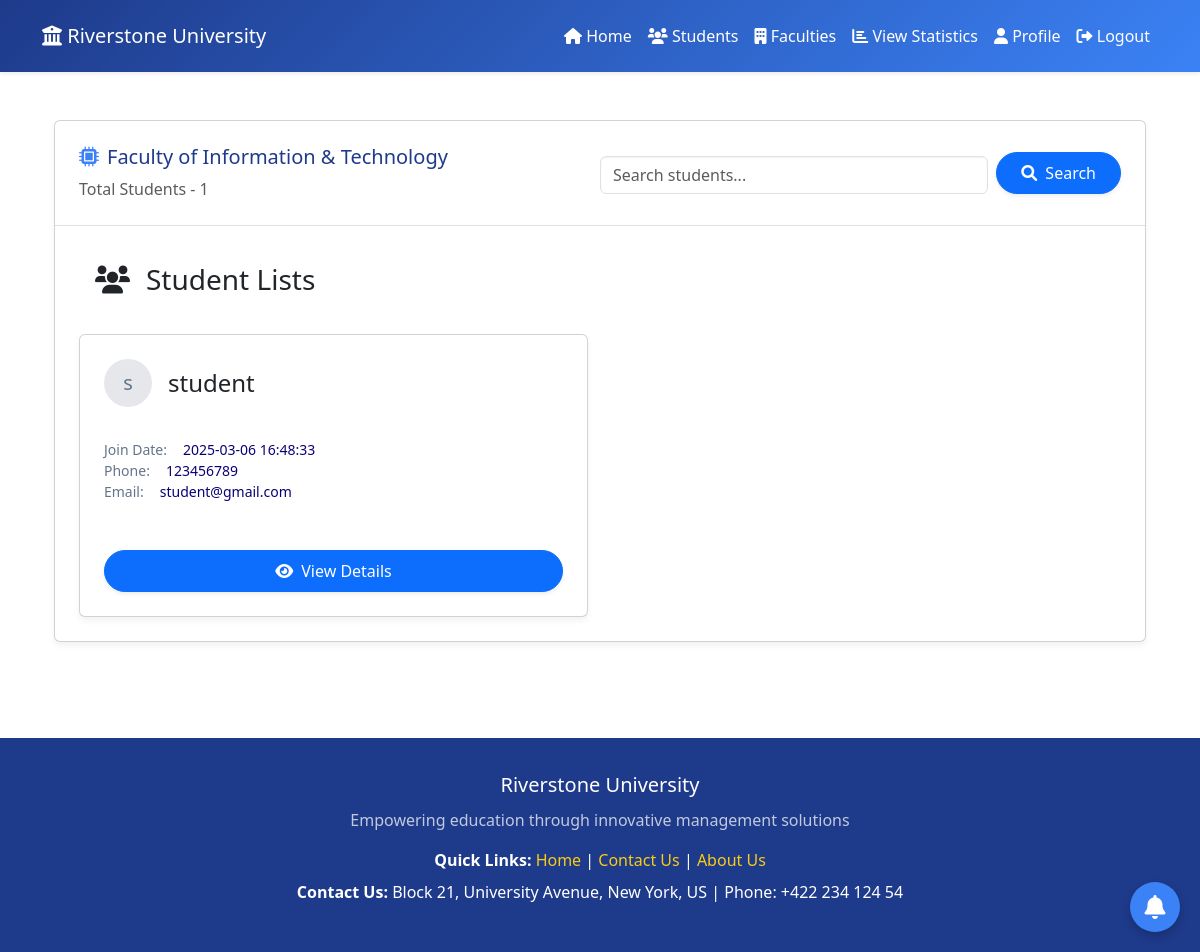
/src/Coordinator/design/Student_Lists.php (signed in), run on the app's committed database.
### tables this page shows
CREATE TABLE `users` (
  `id` int(11) NOT NULL,
  `name` varchar(50) NOT NULL,
  `email` varchar(50) NOT NULL,
  `address` varchar(50) DEFAULT NULL,
  `phone` varchar(50) DEFAULT NULL,
  `password` varchar(255) NOT NULL,
  `faculty_id` int(11) DEFAULT NULL,
  `created_at` timestamp NOT NULL DEFAULT current_timestamp()
);

### _classes/Libs/Database/MySQL.php (called while the page is built, shortened)
<?php
class MySQL{
    private $dbhost;
    private $dbuser;
    private $dbpass;
    private $dbname;
    public function __construct(
        $dbhost="localhost",
        $dbuser="root",
        $dbpass="",
        $dbname="ewsd")
    {
        $this->dbhost=$dbhost;
        $this->dbuser=$dbuser;
        $this->dbpass=$dbpass;
        $this->dbname=$dbname;
    }
    public function connect(){
        try{
            $this->db=new PDO("mysql:dbhost=$this->dbhost;
            dbname=$this->dbname",
            $this->dbuser,
            $this->dbpass,
            [
                PDO::ATTR_ERRMODE => PDO::ERRMODE_EXCEPTION,
                PDO::ATTR_DEFAULT_FETCH_MODE => PDO::FETCH_OBJ,
            ]
            );
            return $this->db;
        }catch(PDOException $e){
            echo $e->getMessage();
            exit();
        }
    }
}

### _classes/Helpers/Auth.php (called while the page is built, shortened)
<?php
class Auth{
    static function check(){
        if(isset($_SESSION['user'])){
            return $_SESSION['user'];
        }
    }
}

### _classes/Libs/Database/UsersTable.php (called while the page is built, shortened)
<?php
class UsersTable{
    private $db;
    public function __construct(MySQL $mysql)
    {
        $this->db = $mysql->connect();
    }
    public function getStudentRolesByFaculty($faculty_id) {
        try {
            $statement = $this->db->prepare("
                SELECT u. * , r.role_name
                FROM users u
                JOIN role_user ru ON u.id = ru.user_id
                JOIN roles r ON ru.role_id = r.id
                WHERE u.faculty_id = :faculty_id AND r.role_name = 'Student'
            ");
            $statement->execute(['faculty_id' => $faculty_id]);
            return $statement->fetchAll(PDO::FETCH_ASSOC);
        } catch (PDOException $e) {
            echo "Error: " . $e->getMessage();
            exit();
        }
    }
}

### src/Coordinator/design/Student_Lists.php (the view, shortened to what this page needs)
<?php
$auth = Auth::check();
$faculty_id = $auth->faculty_id;
$table = new UsersTable(new MySQL);
$students = $table->getStudentRolesByFaculty($faculty_id);
?>
<!DOCTYPE html>
<html lang="en">
<head>
    <link href="https://cdn.jsdelivr.net/npm/bootstrap@5.3.0/dist/css/bootstrap.min.css" rel="stylesheet">
    <link rel="stylesheet" href="https://cdnjs.cloudflare.com/ajax/libs/font-awesome/6.0.0/css/all.min.css">
</head>
<body>
    <?php include "headermc.php"; ?>
    <main class="container mx-auto px-4 py-5">
        <div class="card">
            <div class="p-4 border-bottom border-gray-200 d-flex justify-content-between align-items-center flex-wrap">
                <div>
                    <h2 class="faculty-header d-flex align-items-center">
                        <i class="fa-solid fa-microchip faculty-icon"></i>
                        Faculty of Information & Technology
                    </h2>
                    <div class="mt-2 text-sm text-muted">
                        <span>Total Students - <?php echo count($students); ?></span>
                    </div>
                </div>
                <div class="mt-3 mt-md-0 col-md-6 d-flex align-items-end">
                    <input type="text" id="search" class="form-control search-input me-2" placeholder="Search students...">
                    <button class="btn btn-primary px-4 py-2 rounded-pill shadow-sm d-flex align-items-center">
                        <i class="fas fa-search me-2"></i> Search
                    </button>
                </div>
            </div>
            <div class="p-4">
                <h3 class="text-lg font-medium text-gray-900 mb-4"><i class="fa-solid fa-users p-3"></i>Student Lists</h3>
                <div class="row row-cols-1 row-cols-sm-2 row-cols-lg-2 g-4">
                    <?php foreach ($students as $student) : ?>
                    <div class="col">
                        <div class="card p-4">
                            <div class="d-flex align-items-center mb-3">
                                <div class="student-icon me-3">
                                    <?php echo substr($student['name'], 0, 1); ?>
                                </div>
                                <h4 class="text-lg font-medium text-gray-900 mb-0"><?php echo $student['name']; ?></h4>
                            </div>
                            <div class="mt-3 space-y-3">
                                <div class="detail-row">
                                    <span class="detail-label">Join Date:</span>
                                    <span class="detail-value"><?php echo $student['created_at']; ?></span>
                                </div>
                                <div class="detail-row">
                                    <span class="detail-label">Phone:</span>
                                    <span class="detail-value"><?php echo $student['phone']; ?></span>
                                </div>
                                <div class="detail-row">
                                    <span class="detail-label">Email:</span>
                                    <span class="detail-value"><?php echo $student['email']; ?></span>
                                </div>
                            </div>
                            <div class="mt-5 text-center">
                                <a href="Student_Details.php?id=<?= $student['id'] ?>" class="btn btn-primary px-4 py-2 rounded-pill shadow-sm d-flex align-items-center justify-content-center mx-auto">
                                    <i class="fas fa-eye me-2"></i> View Details
                                </a>
                            </div>
                        </div>
                    </div>
                    <?php endforeach ?>
                </div>
            </div>
        </div>
    </main>
    <button class="btn-notification" data-bs-toggle="modal" data-bs-target="#notificationModal">
        <i class="fas fa-bell"></i>
    </button>
    <?php include "notifications.php"; ?>
    <?php include "footer.php"; ?>
</body>
</html>

### src/Coordinator/design/Student_Lists.php (style rules this page uses)
:root { --primary-dark: #1e3a8a; --primary-light: #3b82f6; --accent: #facc15; --light-bg: #f8fafc; --card-bg: #ffffff; --text-muted: #64748b; --contributors-color: rgb(12, 0, 117); }
body { background-color: var(--light-bg); font-family: 'Segoe UI', Tahoma, Geneva, Verdana, sans-serif; }
.container { max-width: 1200px; }
.faculty-header { color: var(--primary-dark); font-size: 1.25rem; font-weight: 500; }
.card { background: var(--card-bg); border: 1px solid #e5e7eb; border-radius: 12px; box-shadow: 0 4px 6px rgba(0, 0, 0, 0.05); transition: transform 0.3s ease, box-shadow 0.3s ease; }
.search-input { border: 1px solid #ced4da; border-radius: 0.375rem; box-shadow: inset 0 1px 2px rgba(0, 0, 0, 0.05); transition: border-color 0.3s ease, box-shadow 0.3s ease; }
.detail-label { color: var(--text-muted); font-size: 0.875rem; }
.detail-value { color: var(--contributors-color); font-size: 0.875rem; font-weight: 500; margin-left: 0.5rem; }
.faculty-icon { color: var(--primary-light); margin-right: 0.5rem; }
.detail-row { display: flex; align-items: center; gap: 0.5rem; }
.student-icon { width: 3rem; height: 3rem; background-color: #e5e7eb; border-radius: 50%; display: flex; align-items: center; justify-content: center; font-size: 1.25rem; color: var(--text-muted); }
.btn-notification { position: fixed; bottom: 20px; right: 20px; background-color: var(--primary-light); border: none; border-radius: 50%; width: 50px; height: 50px; font-size: 1.5rem; color: white; display: flex; align-items: center; justify-content: center; box-shadow: 0 4px 10px rgba(0, 0, 0, 0.2); transition: all 0.3s ease; z-index: 1000; }

### src/Coordinator/design/headermc.php (style rules this page uses)
:root { --primary-dark: #1e3a8a; --primary-light: #3b82f6; --accent: #facc15; --light-bg: #f8fafc; }

### src/Coordinator/design/footer.php (style rules this page uses)
:root { --primary-dark: #1e3a8a; --primary-light: #3b82f6; --secondary: #64748b; --accent: #facc15; --light-bg: #f8fafc; --card-bg: #ffffff; }

### data on the page
users: name "s", name "student", created_at "2025-03-06 16:48:33", phone "123456789", email "student@gmail.com"

### other printed values
count($students) "1"
